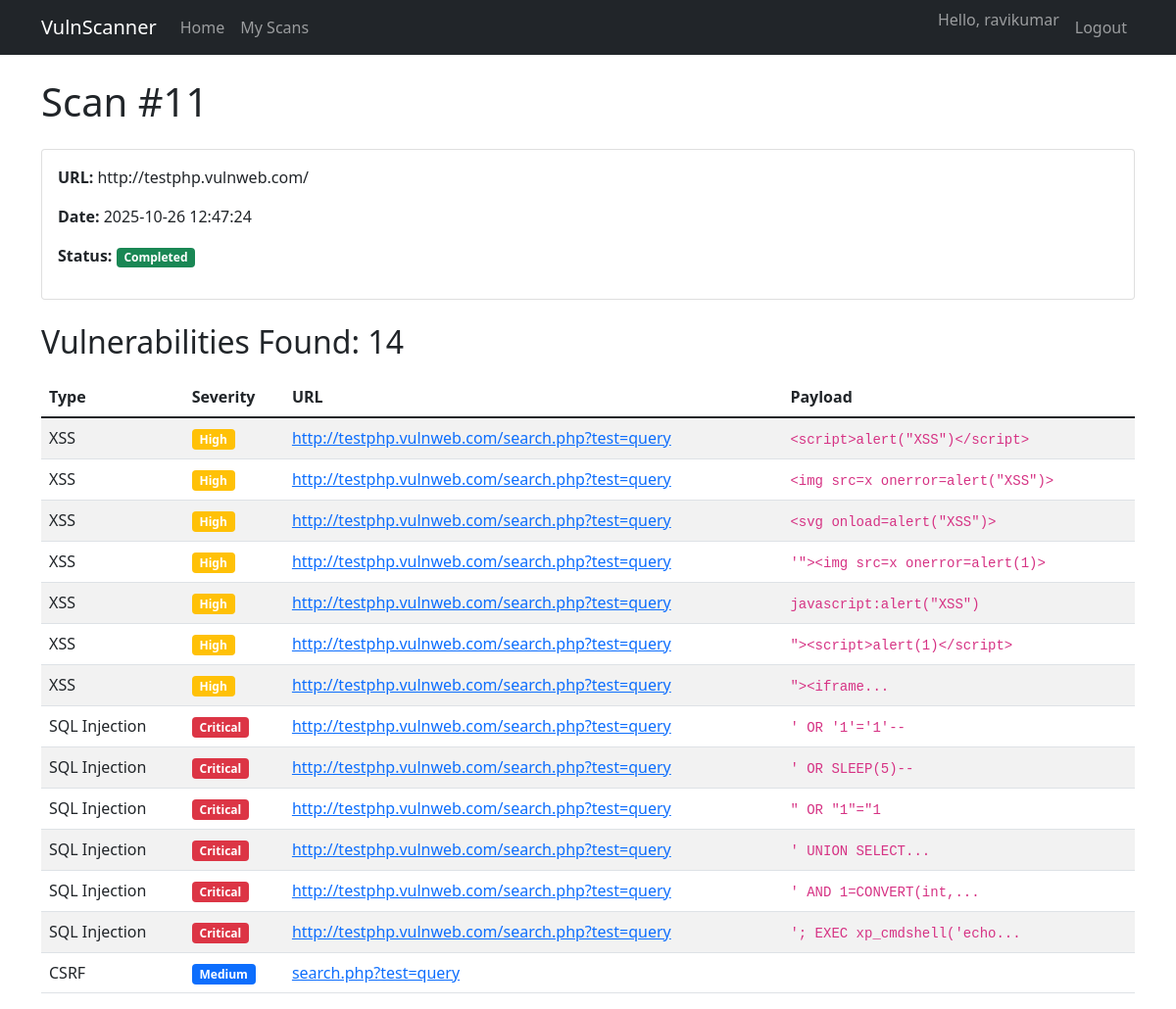
The app's page /scan/11 (signed in) with its own data.
### app/models.py (models this page shows)
class User(db.Model, UserMixin):
    id = db.Column(db.Integer, primary_key=True)
    username = db.Column(db.String(64), unique=True, nullable=False)
    password = db.Column(db.String(128), nullable=False)
    scans = db.relationship('Scan', backref='user', lazy=True)

class Scan(db.Model):
    id = db.Column(db.Integer, primary_key=True)
    target_url = db.Column(db.String(500), nullable=False)
    date = db.Column(db.DateTime, nullable=False, default=datetime.utcnow)
    user_id = db.Column(db.Integer, db.ForeignKey('user.id'), nullable=False)
    status = db.Column(db.String(20), default='Pending')  # Pending, Running, Completed, Failed
    vulnerabilities = db.relationship('Vulnerability', backref='scan', lazy=True)

class Vulnerability(db.Model):
    id = db.Column(db.Integer, primary_key=True)
    type = db.Column(db.String(50), nullable=False)
    url = db.Column(db.String(500), nullable=False)
    payload = db.Column(db.String(500))
    severity = db.Column(db.String(20), nullable=False)
    scan_id = db.Column(db.Integer, db.ForeignKey('scan.id'), nullable=False)

### app/views.py (the view)
@main.route('/scan/<int:scan_id>')
@login_required
def scan_detail(scan_id):
    scan = Scan.query.get_or_404(scan_id)
    if scan.user_id != current_user.id:
        flash('You do not have permission to view this scan')
        return redirect(url_for('main.scans'))
    return render_template('scan_detail.html', scan=scan)

### app/__init__.py (called while the page is built)
def create_app():
    app = Flask(__name__)
    app.config.from_object(Config)
    db.init_app(app)
    login_manager.init_app(app)
    login_manager.login_view = 'auth.login'  # Redirect to login if not authenticated
    from app.models import User
    @login_manager.user_loader
    def load_user(user_id):
        return User.query.get(int(user_id))  # Returns User object or None
    from .views import main as main_blueprint
    app.register_blueprint(main_blueprint)
    from .auth import auth as auth_blueprint
    app.register_blueprint(auth_blueprint, url_prefix='/auth')
    return app

### app/templates/scan_detail.html (shortened to what this page needs)
{% extends "base.html" %}
{% block content %}
<div class="row">
    <div class="col-12">
        <h1 class="mb-4">Scan #{{ scan.id }}</h1>
        <div class="card mb-4">
            <div class="card-body">
                <p><strong>URL:</strong> {{ scan.target_url }}</p>
                <p><strong>Date:</strong> {{ scan.date.strftime('%Y-%m-%d %H:%M:%S') }}</p>
                <p><strong>Status:</strong>
                    {% if scan.status == 'Completed' %}
                    <span class="badge bg-success">Completed</span>
                    {% elif scan.status == 'Running' %}
                    <span class="badge bg-warning">Running</span>
                    {% elif scan.status.startswith('Failed') %}
                    <span class="badge bg-danger">Failed: {{ scan.status[7:] }}</span>
                    {% else %}
                    <span class="badge bg-secondary">Pending</span>
                    {% endif %}
                </p>
            </div>
        </div>
        {% if scan.vulnerabilities %}
        <h2 class="mb-3">Vulnerabilities Found: {{ scan.vulnerabilities|length }}</h2>
        <div class="table-responsive">
            <table class="table table-striped">
                <thead>
                    <tr>
                        <th>Type</th>
                        <th>Severity</th>
                        <th>URL</th>
                        <th>Payload</th>
                    </tr>
                </thead>
                <tbody>
                    {% for vuln in scan.vulnerabilities %}
                    <tr>
                        <td>{{ vuln.type }}</td>
                        <td>
                            {% if vuln.severity == 'Critical' %}
                            <span class="badge bg-danger">Critical</span>
                            {% elif vuln.severity == 'High' %}
                            <span class="badge bg-warning">High</span>
                            {% elif vuln.severity == 'Medium' %}
                            <span class="badge bg-primary">Medium</span>
                            {% else %}
                            <span class="badge bg-secondary">Low</span>
                            {% endif %}
                        </td>
                        <td><a href="{{ vuln.url }}" target="_blank">{{ vuln.url|truncate(50) }}</a></td>
                        <td><code>{{ (vuln.payload or '')|truncate(30) }}</code></td>
                    </tr>
                    {% endfor %}
                </tbody>
            </table>
        </div>
        {% else %}
        <div class="alert alert-success">
            No vulnerabilities found in this scan.
        </div>
        {% endif %}
    </div>
</div>
{% endblock %}

### app/templates/base.html (shortened to what this page needs)
<!DOCTYPE html>
<html lang="en">
<head>
    <link href="https://cdn.jsdelivr.net/npm/bootstrap@5.1.3/dist/css/bootstrap.min.css" rel="stylesheet">
    <link rel="stylesheet" href="{{ url_for('static', filename='css/style.css') }}">
</head>
<body>
    <nav class="navbar navbar-expand-lg navbar-dark bg-dark">
        <div class="container">
            <a class="navbar-brand" href="/">VulnScanner</a>
            <div class="collapse navbar-collapse" id="navbarNav">
                <ul class="navbar-nav me-auto">
                    <li class="nav-item">
                        <a class="nav-link" href="/">Home</a>
                    </li>
                    <li class="nav-item">
                        <a class="nav-link" href="/scans">My Scans</a>
                    </li>
                </ul>
                <ul class="navbar-nav">
                    {% if current_user.is_authenticated %}
                    <li class="nav-item">
                        <span class="navbar-text me-2">Hello, {{ current_user.username }}</span>
                    </li>
                    <li class="nav-item">
                        <a class="nav-link" href="/logout">Logout</a>
                    </li>
                    {% endif %}
                </ul>
            </div>
        </div>
    </nav>
    <div class="container mt-4">
        {% block content %}{% endblock %}
    </div>
</body>
</html>

### records on screen
User: username "ravikumar"
Scan: id "11", target_url "http://testphp.vulnweb.com/", date "2025-10-26 12:47:24"
Vulnerability: type "XSS", severity "High", url "http://testphp.vulnweb.com/search.php?test=query", payload "<script>alert(\"XSS\")</script>"
Vulnerability: type "XSS", severity "High", url "http://testphp.vulnweb.com/search.php?test=query", payload "<img src=x onerror=alert(\"XSS\")>"
Vulnerability: type "XSS", severity "High", url "http://testphp.vulnweb.com/search.php?test=query", payload "<svg onload=alert(\"XSS\")>"
Vulnerability: type "XSS", severity "High", url "http://testphp.vulnweb.com/search.php?test=query", payload "'\"><img src=x onerror=alert(1)>"
Vulnerability: type "XSS", severity "High", url "http://testphp.vulnweb.com/search.php?test=query", payload "javascript:alert(\"XSS\")"
Vulnerability: type "XSS", severity "High", url "http://testphp.vulnweb.com/search.php?test=query", payload "\"><script>alert(1)</script>"
Vulnerability: type "XSS", severity "High", url "http://testphp.vulnweb.com/search.php?test=query", payload "\"><iframe..."
Vulnerability: type "SQL Injection", severity "Critical", url "http://testphp.vulnweb.com/search.php?test=query", payload "' OR '1'='1'--"
Vulnerability: type "SQL Injection", severity "Critical", url "http://testphp.vulnweb.com/search.php?test=query", payload "' OR SLEEP(5)--"
Vulnerability: type "SQL Injection", severity "Critical", url "http://testphp.vulnweb.com/search.php?test=query", payload "\" OR \"1\"=\"1"
Vulnerability: type "SQL Injection", severity "Critical", url "http://testphp.vulnweb.com/search.php?test=query", payload "' UNION SELECT..."
Vulnerability: type "SQL Injection", severity "Critical", url "http://testphp.vulnweb.com/search.php?test=query", payload "' AND 1=CONVERT(int,..."
Vulnerability: type "SQL Injection", severity "Critical", url "http://testphp.vulnweb.com/search.php?test=query", payload "'; EXEC xp_cmdshell('echo..."
Vulnerability: type "CSRF", severity "Medium", url "search.php?test=query"

### other values on screen
{{ scan.vulnerabilities|length }} "14"
